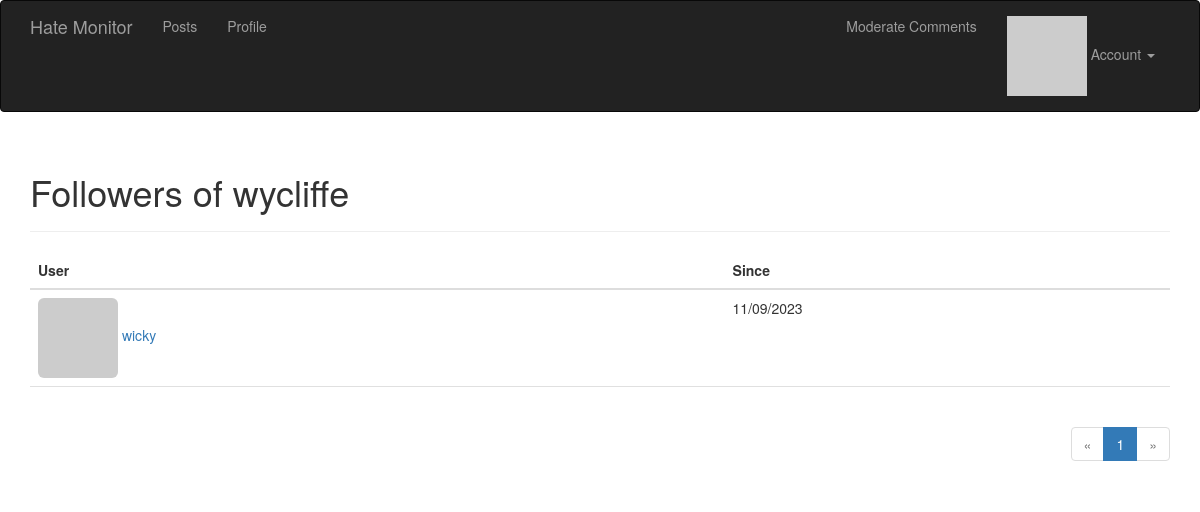
Screenshot of /followers/wycliffe (signed in) with the database file from the repository.
### app/models.py (models this page shows, shortened)
class User(UserMixin, db.Model):
    __tablename__ = 'users'
    id = db.Column(db.Integer, primary_key=True)
    email = db.Column(db.String(64), unique=True, index=True)
    username = db.Column(db.String(64), unique=True, index=True)
    role_id = db.Column(db.Integer, db.ForeignKey('roles.id'))
    password_hash = db.Column(db.String(128))
    confirmed = db.Column(db.Boolean, default=False)
    name = db.Column(db.String(64))
    location = db.Column(db.String(64))
    about_me = db.Column(db.Text())
    member_since = db.Column(db.DateTime(), default=datetime.utcnow)
    last_seen = db.Column(db.DateTime(), default=datetime.utcnow)
    avatar_hash = db.Column(db.String(32))
    posts = db.relationship('Post', backref='author', lazy='dynamic')
    followed = db.relationship('Follow',
                               foreign_keys=[Follow.follower_id],
                               backref=db.backref('follower', lazy='joined'),
                               lazy='dynamic',
                               cascade='all, delete-orphan')
    followers = db.relationship('Follow',
                                foreign_keys=[Follow.followed_id],
                                backref=db.backref('followed', lazy='joined'),
                                lazy='dynamic',
                                cascade='all, delete-orphan')
    comments = db.relationship('Comment', backref='author', lazy='dynamic')
    @property
    def password(self):
        raise AttributeError('password is not a readable attribute')
    def can(self, perm):
        return self.role is not None and self.role.has_permission(perm)
    def ping(self):
        self.last_seen = datetime.utcnow()
        db.session.add(self)
    def gravatar(self, size=100, default='identicon', rating='g'):
        url = 'https://secure.gravatar.com/avatar'
        hash = self.avatar_hash or self.gravatar_hash()
        return '{url}/{hash}?s={size}&d={default}&r={rating}'.format(
            url=url, hash=hash, size=size, default=default, rating=rating)

class Follow(db.Model):
    __tablename__ = 'follows'
    follower_id = db.Column(db.Integer, db.ForeignKey('users.id'),
                            primary_key=True)
    followed_id = db.Column(db.Integer, db.ForeignKey('users.id'),
                            primary_key=True)
    timestamp = db.Column(db.DateTime, default=datetime.utcnow)

### app/main/views.py (the view)
@main.route('/followers/<username>')
def followers(username):
    user = User.query.filter_by(username=username).first()
    if user is None:
        flash('Invalid user.')
        return redirect(url_for('.index'))
    page = request.args.get('page', 1, type=int)
    pagination = user.followers.paginate(
        page=page, per_page=current_app.config['FLASKY_FOLLOWERS_PER_PAGE'],
        error_out=False)
    follows = [{'user': item.follower, 'timestamp': item.timestamp}
               for item in pagination.items]
    return render_template('followers.html', user=user, title="Followers of",
                           endpoint='.followers', pagination=pagination,
                           follows=follows)

### app/auth/views.py (called while the page is built)
@auth.before_app_request
def before_request():
    if current_user.is_authenticated:
        current_user.ping()
        if not current_user.confirmed \
                and request.endpoint \
                and request.blueprint != 'auth' \
                and request.endpoint != 'static':
            return redirect(url_for('auth.unconfirmed'))

### app/main/__init__.py (called while the page is built)
@main.app_context_processor
def inject_permissions():
  return dict(Permission=Permission)

### app/models.py (called while the page is built)
@login_manager.user_loader
def load_user(user_id):
    return User.query.get(int(user_id))

    def has_permission(self, perm):
        return self.permissions and perm == perm

### app/templates/followers.html (shortened to what this page needs)
{% extends "base.html" %}
{% import "_macros.html" as macros %}
{% block page_content %}
<div class="page-header">
    <h1>{{ title }} {{ user.username }}</h1>
</div>
<table class="table table-hover followers">
    <thead><tr><th>User</th><th>Since</th></tr></thead>
    {% for follow in follows %}
    {% if follow.user != user %}
    <tr>
        <td>
            <a href="{{ url_for('.user', username = follow.user.username) }}">
                <img class="img-rounded" src="{{ follow.user.gravatar(size=32) }}">
                {{ follow.user.username }}
            </a>
        </td>
        <td>{{ moment(follow.timestamp).format('L') }}</td>
    </tr>
    {% endif %}
    {% endfor %}
</table>
<div class="pagination">
    {{ macros.pagination_widget(pagination, endpoint, username = user.username) }}
</div>
{% endblock %}

### app/static/styles.css (style rules this page uses)
div.pagination { width: 100%; text-align: right; padding: 0px; margin: 0px; }
.table.followers tr { border-bottom: 1px solid #e0e0e0; }

### rows the page displays
User: username "wycliffe"
User: user.username "wicky"
Follow: timestamp "11/09/2023"

### other values shown
{{ title }} "Followers of"
{{ p }} "1"
